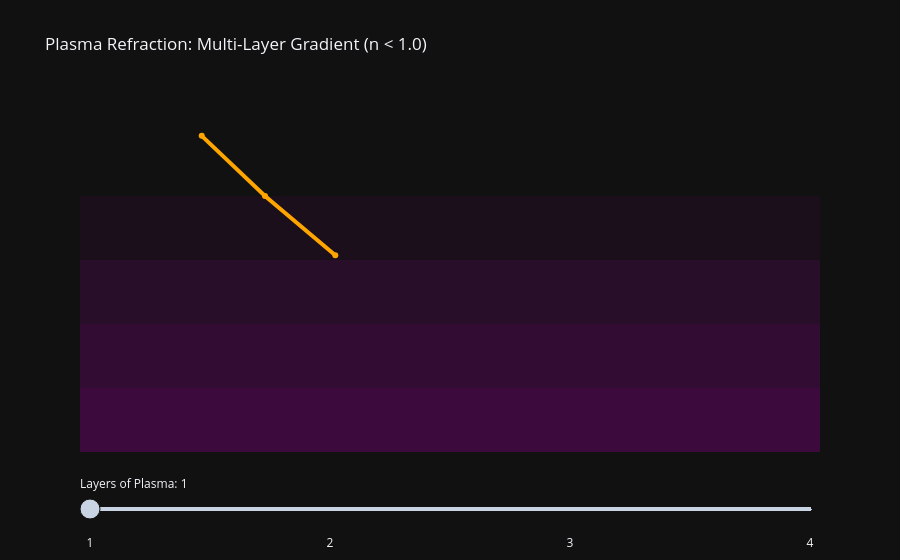

The notebook cell saved with this chart:
### Code cell
import numpy as np
import plotly.graph_objects as go

def get_refracted_ray(start_x, start_y, theta_inc_rad, n_from, n_to, length=2):
    """Calculates the end coordinates of a refracted ray."""
    # Snell's Law: n1*sin(theta1) = n2*sin(theta2)
    sin_theta_ref = (n_from * np.sin(theta_inc_rad)) / n_to
    
    # Check for Total Internal Reflection
    if abs(sin_theta_ref) > 1:
        return None, None, None
        
    theta_ref_rad = np.arcsin(sin_theta_ref)
    end_x = start_x + length * np.sin(theta_ref_rad)
    end_y = start_y - length * np.cos(theta_ref_rad)
    return end_x, end_y, theta_ref_rad

# --- 1. Setup Data ---
# Indices of refraction: Air (1.0) -> Plasma Layers (decreasing n)
indices = [1.0, 0.9, 0.7, 0.5, 0.3] 
theta_start_deg = 20
theta_start_rad = np.radians(theta_start_deg)

def create_frame_data(num_layers):
    """Generates the geometry for a specific number of plasma layers."""
    x_points = [-2 * np.sin(theta_start_rad), 0]
    y_points = [2 * np.cos(theta_start_rad), 0]
    
    curr_x, curr_y = 0, 0
    curr_angle = theta_start_rad
    
    for i in range(1, num_layers + 1):
        next_x, next_y, next_angle = get_refracted_ray(curr_x, curr_y, curr_angle, indices[i-1], indices[i])
        if next_x is None: break # Stop if TIR occurs
        x_points.append(next_x)
        y_points.append(next_y)
        curr_x, curr_y, curr_angle = next_x, next_y, next_angle
        
    return x_points, y_points

# --- 2. Build Figure ---
fig = go.Figure()

# Add Initial Ray (Air to first Plasma layer)
x_init, y_init = create_frame_data(1)
fig.add_trace(go.Scatter(x=x_init, y=y_init, mode='lines+markers', 
                         line=dict(color='orange', width=4), name="Light Path"))

# Add Frames for the Slider
frames = []
for i in range(1, len(indices)):
    xf, yf = create_frame_data(i)
    frames.append(go.Frame(data=[go.Scatter(x=xf, y=yf)], name=str(i)))
fig.frames = frames

# --- 3. Layout & Aesthetic Styling ---
fig.update_layout(
    title="Plasma Refraction: Multi-Layer Gradient (n < 1.0)",
    xaxis=dict(range=[-2, 6], visible=False),
    yaxis=dict(range=[-8, 3], visible=False),
    template="plotly_dark",
    # Add colored rectangles for plasma layers
    shapes=[
        dict(type="rect", x0=-2, y0=-2*i, x1=6, y1=-2*(i-1), 
             fillcolor="purple", opacity=0.1 * i, line_width=0, layer="below")
        for i in range(1, len(indices))
    ],
    sliders=[{
        "active": 0,
        "currentvalue": {"prefix": "Layers of Plasma: "},
        "steps": [{"args": [[f.name], {"frame": {"duration": 300, "redraw": True}, "mode": "immediate"}],
                   "label": f.name, "method": "animate"} for f in fig.frames]
    }]
)

fig.show()

### Figure 1 — Plotly figure (JSON) as saved in the notebook; plotly's stock layout.template omitted (floating-point values rounded to 4 significant figures)
{"data": [{"line": {"color": "orange", "width": 4}, "mode": "lines+markers", "name": "Light Path", "type": "scatter", "x": [-0.684, 0, 0.76], "y": [1.879, 0, -1.85]}], "layout": {"shapes": [{"fillcolor": "purple", "layer": "below", "line": {"width": 0}, "opacity": 0.1, "type": "rect", "x0": -2, "x1": 6, "y0": -2, "y1": 0}, {"fillcolor": "purple", "layer": "below", "line": {"width": 0}, "opacity": 0.2, "type": "rect", "x0": -2, "x1": 6, "y0": -4, "y1": -2}, {"fillcolor": "purple", "layer": "below", "line": {"width": 0}, "opacity": 0.3, "type": "rect", "x0": -2, "x1": 6, "y0": -6, "y1": -4}, {"fillcolor": "purple", "layer": "below", "line": {"width": 0}, "opacity": 0.4, "type": "rect", "x0": -2, "x1": 6, "y0": -8, "y1": -6}], "sliders": [{"active": 0, "currentvalue": {"prefix": "Layers of Plasma: "}, "steps": [{"args": [["1"], {"frame": {"duration": 300, "redraw": true}, "mode": "immediate"}], "label": "1", "method": "animate"}, {"args": [["2"], {"frame": {"duration": 300, "redraw": true}, "mode": "immediate"}], "label": "2", "method": "animate"}, {"args": [["3"], {"frame": {"duration": 300, "redraw": true}, "mode": "immediate"}], "label": "3", "method": "animate"}, {"args": [["4"], {"frame": {"duration": 300, "redraw": true}, "mode": "immediate"}], "label": "4", "method": "animate"}]}], "title": {"text": "Plasma Refraction: Multi-Layer Gradient (n < 1.0)"}, "xaxis": {"range": [-2, 6], "visible": false}, "yaxis": {"range": [-8, 3], "visible": false}}}
